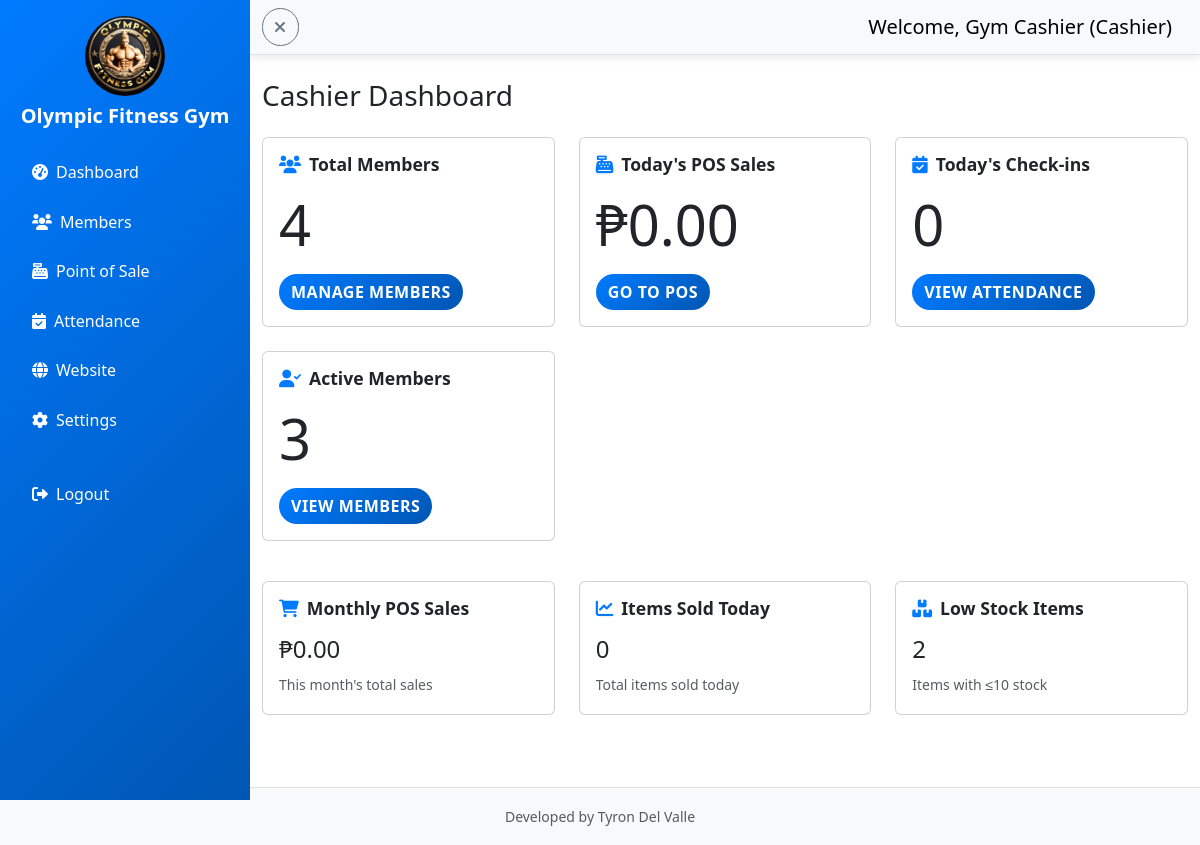
Before: /cashier/dashboard.php (signed in) with the older database file.
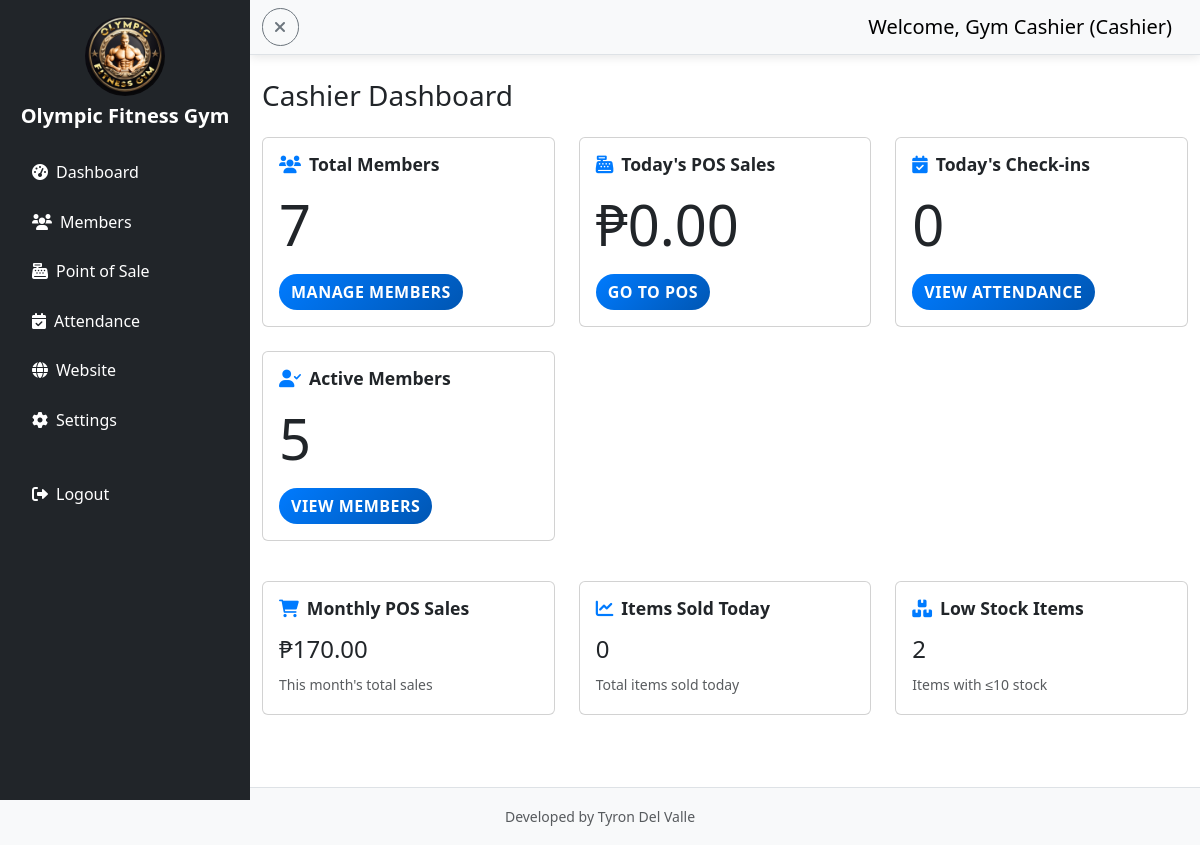
After: the same page with the newer database file.
### cashier/dashboard.php (the view, shortened to what the changed rows need)
<?php
include "../config/db.php";
?>
<!DOCTYPE html>
<html lang="en">
<head>
    <link href="https://cdn.jsdelivr.net/npm/bootstrap@5.3.0/dist/css/bootstrap.min.css" rel="stylesheet">
    <link href="https://cdnjs.cloudflare.com/ajax/libs/font-awesome/6.0.0/css/all.min.css" rel="stylesheet">
    <link href="../assets/style.css?v=20260630f" rel="stylesheet">
</head>
<body>
    <div class="d-flex">
        <div class="flex-grow-1">
            <div class="container-fluid mt-4">
                <div class="row">
                    <div class="col-12">
                        <h1 class="h3 mb-4">Cashier Dashboard</h1>
                        <div class="row">
                            <div class="col-md-4 mb-4">
                                <div class="card">
                                    <div class="card-body">
                                        <h5 class="card-title"><i class="fas fa-users me-2"></i>Total Members</h5>
                                        <p class="card-text display-4"><?php echo $conn->query("SELECT COUNT(*) as count FROM members")->fetch_assoc()['count']; ?></p>
                                        <a href="members.php" class="btn btn-primary">Manage Members</a>
                                    </div>
                                </div>
                            </div>
                            <div class="col-md-4 mb-4">
                                <div class="card">
                                    <div class="card-body">
                                        <h5 class="card-title"><i class="fas fa-user-check me-2"></i>Active Members</h5>
                                        <p class="card-text display-4"><?php echo $conn->query("SELECT COUNT(*) as count FROM members WHERE status = 'ACTIVE'")->fetch_assoc()['count']; ?></p>
                                        <a href="members.php" class="btn btn-primary">View Members</a>
                                    </div>
                                </div>
                            </div>
                        </div>
                        <div class="row mt-3">
                            <div class="col-md-4 mb-4">
                                <div class="card">
                                    <div class="card-body">
                                        <h6 class="card-title"><i class="fas fa-shopping-cart me-2"></i>Monthly POS Sales</h6>
                                        <p class="card-text h4">₱<?php echo number_format($conn->query("SELECT SUM(total_amount) as total FROM pos_sales WHERE MONTH(sale_date) = MONTH(CURDATE()) AND YEAR(sale_date) = YEAR(CURDATE())")->fetch_assoc()['total'] ?? 0, 2); ?></p>
                                        <small class="text-muted">This month's total sales</small>
                                    </div>
                                </div>
                            </div>
                        </div>
                    </div>
                </div>
            </div>
        </div>
    </div>
</body>
</html>

Changed rows visible on the page:
changed gym_settings "Olympic Fitness Gym": sidebar_theme "primary" → "dark" (drawn)
Other visible differences:
text no longer shown: "4 3 0.00"
text now shown: "7 5 170.00"
